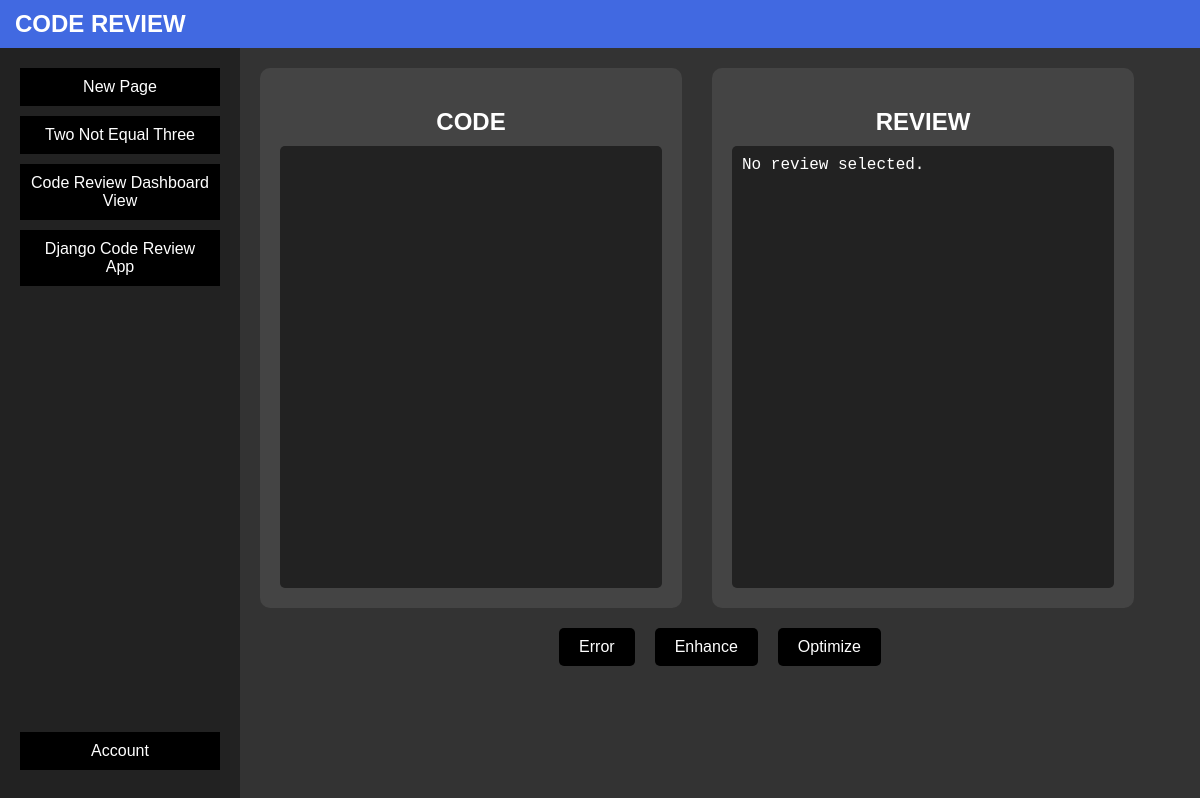
/codereview/homepage.html (signed in), run on the app's committed database.
### codereview/models.py (models this page shows, shortened)
class CodeReview(models.Model):
    user = models.ForeignKey(User, on_delete=models.CASCADE)
    code_name = models.CharField(max_length=255)
    code = models.TextField(max_length=15000)
    error_response = models.TextField(max_length=15000, blank=True, null=True)
    enhance_response = models.TextField(max_length=15000, blank=True, null=True)
    optimize_response = models.TextField(max_length=15000, blank=True, null=True)

### codereview/views.py (the view, shortened to what this page needs)
# urls.py: path("codereview/homepage.html",views.homepage, name = "homepage"),
@login_required
def homepage(request):
    user = request.user
    code_reviews = CodeReview.objects.filter(user=user)
    selected_review = None
    review_text = ""
    code = ""
    context = {
        "code_reviews": code_reviews,
        "selected_review": selected_review,
        "review": review_text,
        "code": code,
    }
    return render(request, "codereview/homepage.html", context)

### codereview/templates/codereview/homepage.html (shortened to what this page needs)
<!DOCTYPE html>
<html lang="en">
<head>
</head>
<body>
    <div class="header">CODE REVIEW</div>
    <div class="container">
        <div class="sidebar">
            <div class="history">
                <form method="post" action="{% url 'homepage' %}">
                    <button type="submit"><a href="{% url 'homepage' %}">New Page</a></button>
                    {% for review in code_reviews|slice:"::-1" %}
                        <button type="submit" name="selected_review" value="{{ review.id }}">{{ review.code_name }}</button>
                    {% empty %}
                        <p>No past reviews</p>
                    {% endfor %}
                </form>
            </div>
            <div class="account-dropdown">
                <button class="account-btn">Account</button>
            </div>
        </div>
        <div class="content">
            <form method="post" action="{% url 'homepage' %}">
                <div class="boxes">
                    <div class="box">
                        <h2>CODE</h2>
                        <textarea name="code" placeholder="Enter your code...">
                            {% if selected_review %}{{ selected_review.code }}{% else %}{{ code|default_if_none:"" }}{% endif %}
                        </textarea>
                    </div>
                    <div class="box">
                        <h2>REVIEW</h2>
                        {% if review %}
                            <textarea readonly>{{ review }}</textarea>
                        {% elif selected_review %}
                            <textarea readonly>Please select a review type above.</textarea>
                        {% else %}
                            <textarea readonly>No review selected.</textarea>
                        {% endif %}
                    </div>
                </div>
                <div class="buttons">
                    <button type="submit" name="action" value="error">Error</button>
                    <button type="submit" name="action" value="enhance">Enhance</button>
                    <button type="submit" name="action" value="optimize">Optimize</button>
                </div>
            </form>
        </div>
    </div>
</body>
</html>

### codereview/templates/codereview/homepage.html (style rules this page uses)
body { margin: 0; padding: 0; background-color: #333; color: white; font-family: Arial, sans-serif; display: flex; flex-direction: column; height: 100vh; }
.header { background-color: #4169E1; padding: 10px; font-size: 24px; font-weight: bold; text-align: left; padding-left: 15px; }
.container { display: flex; flex: 1; overflow: hidden; }
.sidebar { width: 200px; background: #222; padding: 20px; display: flex; flex-direction: column; justify-content: space-between; }
.history button, .account-btn { width: 100%; padding: 10px; margin-bottom: 10px; background: black; color: white; border: none; cursor: pointer; font-size: 16px; }
.account-dropdown { position: relative; display: inline-block; width: 100%; }
.content { flex: 1; display: flex; flex-direction: column; padding: 20px; overflow: auto; }
.boxes { display: flex; width: 95%; justify-content: space-between; gap: 30px; flex-wrap: wrap; }
.box { flex: 1; background: #444; padding: 20px; border-radius: 10px; display: flex; flex-direction: column; height: 500px; min-width: 300px; }
.box h2 { text-align: center; margin-bottom: 10px; }
textarea { flex: 1; background: #222; color: white; border: none; padding: 10px; font-size: 16px; resize: none; font-family: monospace; border-radius: 5px; white-space: pre-wrap; }
.buttons { display: flex; justify-content: center; margin-top: 20px; gap: 20px; }
.buttons button { padding: 10px 20px; background: black; color: white; border: none; cursor: pointer; font-size: 16px; border-radius: 5px; }
a { text-decoration: none; color: white; }

### data on the page
CodeReview: {{ review.id }} 5 (drawn), code_name "Two Not Equal Three"
CodeReview: {{ review.id }} 4 (drawn), code_name "Code Review Dashboard View"
CodeReview: {{ review.id }} 3 (drawn), code_name "Django Code Review App"
